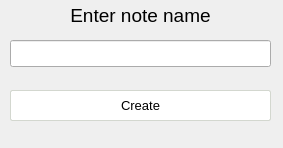
<?xml version="1.0" encoding="UTF-8"?>
<ui version="4.0">
 <class>CreateNote</class>
 <widget class="QDialog" name="CreateNote">
  <property name="geometry">
   <rect>
    <x>0</x>
    <y>0</y>
    <width>283</width>
    <height>148</height>
   </rect>
  </property>
  <property name="minimumSize">
   <size>
    <width>283</width>
    <height>148</height>
   </size>
  </property>
  <property name="maximumSize">
   <size>
    <width>283</width>
    <height>148</height>
   </size>
  </property>
  <property name="windowTitle">
   <string>New note</string>
  </property>
  <property name="styleSheet">
   <string notr="true"/>
  </property>
  <widget class="QLabel" name="label">
   <property name="geometry">
    <rect>
     <x>0</x>
     <y>0</y>
     <width>281</width>
     <height>31</height>
    </rect>
   </property>
   <property name="font">
    <font>
     <pointsize>14</pointsize>
    </font>
   </property>
   <property name="text">
    <string>Enter note name</string>
   </property>
   <property name="alignment">
    <set>Qt::AlignCenter</set>
   </property>
  </widget>
  <widget class="QLineEdit" name="lineEdit">
   <property name="geometry">
    <rect>
     <x>10</x>
     <y>40</y>
     <width>261</width>
     <height>27</height>
    </rect>
   </property>
   <property name="maxLength">
    <number>24</number>
   </property>
  </widget>
  <widget class="QPushButton" name="btnCreate">
   <property name="geometry">
    <rect>
     <x>10</x>
     <y>90</y>
     <width>261</width>
     <height>31</height>
    </rect>
   </property>
   <property name="font">
    <font>
     <pointsize>10</pointsize>
    </font>
   </property>
   <property name="cursor">
    <cursorShape>PointingHandCursor</cursorShape>
   </property>
   <property name="styleSheet">
    <string notr="true">QPushButton{
	background-color: white;
	border: 1px solid rgb(211, 215, 207);
	border-radius: 2px;
}

QPushButton:hover{
	background-color: #E6E6E6;
	border: 1px solid rgb(211, 215, 207);	
	border-radius: 2px;
}

QPushButton:pressed{
	background-color: #006EFF;
	color: white;
	border: 1px solid rgb(211, 215, 207);
	border-radius: 2px;
}
</string>
   </property>
   <property name="text">
    <string>Create</string>
   </property>
  </widget>
 </widget>
 <resources/>
 <connections/>
</ui>
